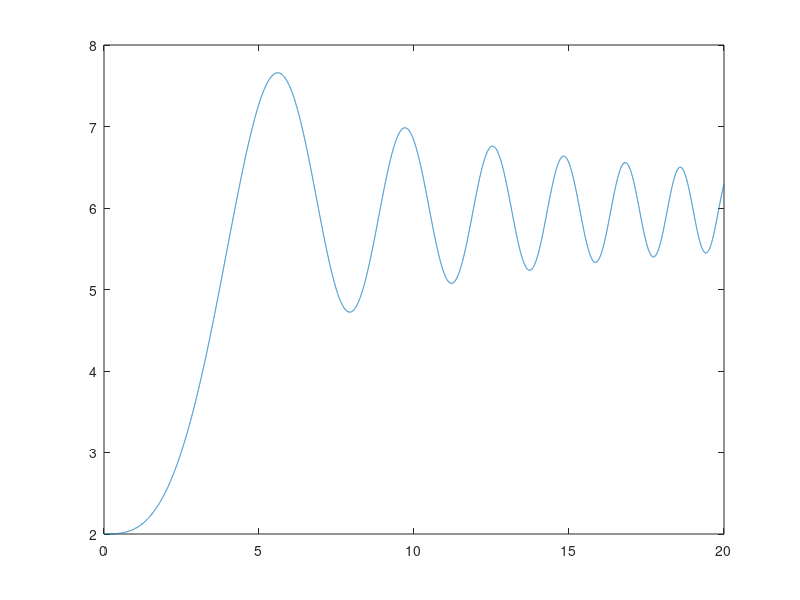

Here is the MATLAB script that generated this plot:
%１-6-2 Simulating ODEs with MATLAB
clear;

%初期値の設定
x0 = 2;
t0 = 0;
%シミュレーションに使う時間幅の設定
dt = 0.001;
%時間の終点の設定
tmax = 20;
%時間軸に用いるベクトルの作成
tvec = t0:dt:tmax;
%時間に対応した応答変数を格納するためのベクトルの作成
xvec = zeros(size(tvec));

%微分方程式のシミュレーション(オイラー法)
%応答変数に初期値を設定する
x(1) = x0;
%t=1以降にxがどう変化するかのシミュレーション
for i = 2:length(tvec)
    tval = tvec(i);
    dxdt = 2 * sin(0.1 * tval * tval);
    x(i) = x(i-1) + dxdt * dt;
end

%シミュレーションした結果をプロット
plot(tvec,x);